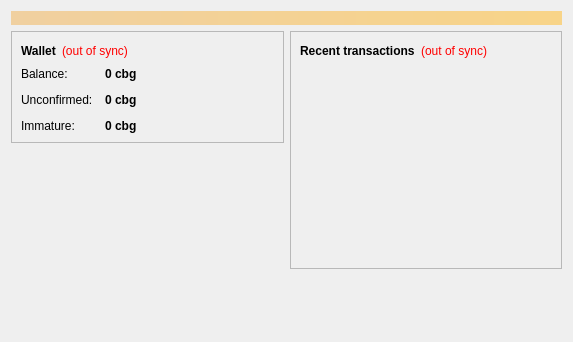
<?xml version="1.0" encoding="UTF-8"?>
<ui version="4.0">
 <class>OverviewPage</class>
 <widget class="QWidget" name="OverviewPage">
  <property name="geometry">
   <rect>
    <x>0</x>
    <y>0</y>
    <width>573</width>
    <height>342</height>
   </rect>
  </property>
  <property name="windowTitle">
   <string>Form</string>
  </property>
  <layout class="QVBoxLayout" name="topLayout">
   <item>
    <widget class="QLabel" name="labelAlerts">
     <property name="visible">
      <bool>false</bool>
     </property>
     <property name="styleSheet">
      <string notr="true">background-color: qlineargradient(x1: 0, y1: 0, x2: 1, y2: 0, stop:0 #F0D0A0, stop:1 #F8D488); color:#000000;</string>
     </property>
     <property name="wordWrap">
      <bool>true</bool>
     </property>
     <property name="margin">
      <number>3</number>
     </property>
    </widget>
   </item>
   <item>
    <layout class="QHBoxLayout" name="horizontalLayout" stretch="1,1">
     <item>
      <layout class="QVBoxLayout" name="verticalLayout_2">
       <item>
        <widget class="QFrame" name="frame">
         <property name="frameShape">
          <enum>QFrame::StyledPanel</enum>
         </property>
         <property name="frameShadow">
          <enum>QFrame::Raised</enum>
         </property>
         <layout class="QVBoxLayout" name="verticalLayout_4">
          <item>
           <layout class="QHBoxLayout" name="horizontalLayout_4">
            <item>
             <widget class="QLabel" name="label_5">
              <property name="font">
               <font>
                <weight>75</weight>
                <bold>true</bold>
               </font>
              </property>
              <property name="text">
               <string>Wallet</string>
              </property>
             </widget>
            </item>
            <item>
             <widget class="QLabel" name="labelWalletStatus">
              <property name="toolTip">
               <string>The displayed information may be out of date. Your wallet automatically synchronizes with the CryptoBugCoin network after a connection is established, but this process has not completed yet.</string>
              </property>
              <property name="styleSheet">
               <string notr="true">QLabel { color: red; }</string>
              </property>
              <property name="text">
               <string notr="true">(out of sync)</string>
              </property>
              <property name="alignment">
               <set>Qt::AlignLeading|Qt::AlignLeft|Qt::AlignVCenter</set>
              </property>
             </widget>
            </item>
            <item>
             <spacer name="horizontalSpacer_2">
              <property name="orientation">
               <enum>Qt::Horizontal</enum>
              </property>
              <property name="sizeHint" stdset="0">
               <size>
                <width>40</width>
                <height>20</height>
               </size>
              </property>
             </spacer>
            </item>
           </layout>
          </item>
          <item>
           <layout class="QFormLayout" name="formLayout_2">
            <property name="fieldGrowthPolicy">
             <enum>QFormLayout::AllNonFixedFieldsGrow</enum>
            </property>
            <property name="horizontalSpacing">
             <number>12</number>
            </property>
            <property name="verticalSpacing">
             <number>12</number>
            </property>
            <item row="0" column="0">
             <widget class="QLabel" name="label">
              <property name="text">
               <string>Balance:</string>
              </property>
             </widget>
            </item>
            <item row="0" column="1">
             <widget class="QLabel" name="labelBalance">
              <property name="font">
               <font>
                <weight>75</weight>
                <bold>true</bold>
               </font>
              </property>
              <property name="cursor">
               <cursorShape>IBeamCursor</cursorShape>
              </property>
              <property name="toolTip">
               <string>Your current balance</string>
              </property>
              <property name="text">
               <string notr="true">0 cbg</string>
              </property>
              <property name="textInteractionFlags">
               <set>Qt::LinksAccessibleByMouse|Qt::TextSelectableByKeyboard|Qt::TextSelectableByMouse</set>
              </property>
             </widget>
            </item>
            <item row="1" column="0">
             <widget class="QLabel" name="label_3">
              <property name="text">
               <string>Unconfirmed:</string>
              </property>
             </widget>
            </item>
            <item row="1" column="1">
             <widget class="QLabel" name="labelUnconfirmed">
              <property name="font">
               <font>
                <weight>75</weight>
                <bold>true</bold>
               </font>
              </property>
              <property name="cursor">
               <cursorShape>IBeamCursor</cursorShape>
              </property>
              <property name="toolTip">
               <string>Total of transactions that have yet to be confirmed, and do not yet count toward the current balance</string>
              </property>
              <property name="text">
               <string notr="true">0 cbg</string>
              </property>
              <property name="textInteractionFlags">
               <set>Qt::LinksAccessibleByMouse|Qt::TextSelectableByKeyboard|Qt::TextSelectableByMouse</set>
              </property>
             </widget>
            </item>
            <item row="2" column="0">
             <widget class="QLabel" name="labelImmatureText">
              <property name="text">
               <string>Immature:</string>
              </property>
             </widget>
            </item>
            <item row="2" column="1">
             <widget class="QLabel" name="labelImmature">
              <property name="font">
               <font>
                <weight>75</weight>
                <bold>true</bold>
               </font>
              </property>
              <property name="toolTip">
               <string>Mined balance that has not yet matured</string>
              </property>
              <property name="text">
               <string notr="true">0 cbg</string>
              </property>
              <property name="textInteractionFlags">
               <set>Qt::LinksAccessibleByMouse|Qt::TextSelectableByKeyboard|Qt::TextSelectableByMouse</set>
              </property>
             </widget>
            </item>
           </layout>
          </item>
         </layout>
        </widget>
       </item>
       <item>
        <spacer name="verticalSpacer">
         <property name="orientation">
          <enum>Qt::Vertical</enum>
         </property>
         <property name="sizeHint" stdset="0">
          <size>
           <width>20</width>
           <height>40</height>
          </size>
         </property>
        </spacer>
       </item>
      </layout>
     </item>
     <item>
      <layout class="QVBoxLayout" name="verticalLayout_3">
       <item>
        <widget class="QFrame" name="frame_2">
         <property name="frameShape">
          <enum>QFrame::StyledPanel</enum>
         </property>
         <property name="frameShadow">
          <enum>QFrame::Raised</enum>
         </property>
         <layout class="QVBoxLayout" name="verticalLayout">
          <item>
           <layout class="QHBoxLayout" name="horizontalLayout_2">
            <item>
             <widget class="QLabel" name="label_4">
              <property name="text">
               <string>&lt;b&gt;Recent transactions&lt;/b&gt;</string>
              </property>
             </widget>
            </item>
            <item>
             <widget class="QLabel" name="labelTransactionsStatus">
              <property name="toolTip">
               <string>The displayed information may be out of date. Your wallet automatically synchronizes with the CryptoBugCoin network after a connection is established, but this process has not completed yet.</string>
              </property>
              <property name="styleSheet">
               <string notr="true">QLabel { color: red; }</string>
              </property>
              <property name="text">
               <string notr="true">(out of sync)</string>
              </property>
              <property name="alignment">
               <set>Qt::AlignRight|Qt::AlignTrailing|Qt::AlignVCenter</set>
              </property>
             </widget>
            </item>
            <item>
             <spacer name="horizontalSpacer">
              <property name="orientation">
               <enum>Qt::Horizontal</enum>
              </property>
              <property name="sizeHint" stdset="0">
               <size>
                <width>40</width>
                <height>20</height>
               </size>
              </property>
             </spacer>
            </item>
           </layout>
          </item>
          <item>
           <widget class="QListView" name="listTransactions">
            <property name="styleSheet">
             <string notr="true">QListView { background: transparent; }</string>
            </property>
            <property name="frameShape">
             <enum>QFrame::NoFrame</enum>
            </property>
            <property name="verticalScrollBarPolicy">
             <enum>Qt::ScrollBarAlwaysOff</enum>
            </property>
            <property name="horizontalScrollBarPolicy">
             <enum>Qt::ScrollBarAlwaysOff</enum>
            </property>
            <property name="selectionMode">
             <enum>QAbstractItemView::NoSelection</enum>
            </property>
           </widget>
          </item>
         </layout>
        </widget>
       </item>
       <item>
        <spacer name="verticalSpacer_2">
         <property name="orientation">
          <enum>Qt::Vertical</enum>
         </property>
         <property name="sizeHint" stdset="0">
          <size>
           <width>20</width>
           <height>40</height>
          </size>
         </property>
        </spacer>
       </item>
      </layout>
     </item>
    </layout>
   </item>
  </layout>
 </widget>
 <resources/>
 <connections/>
</ui>
